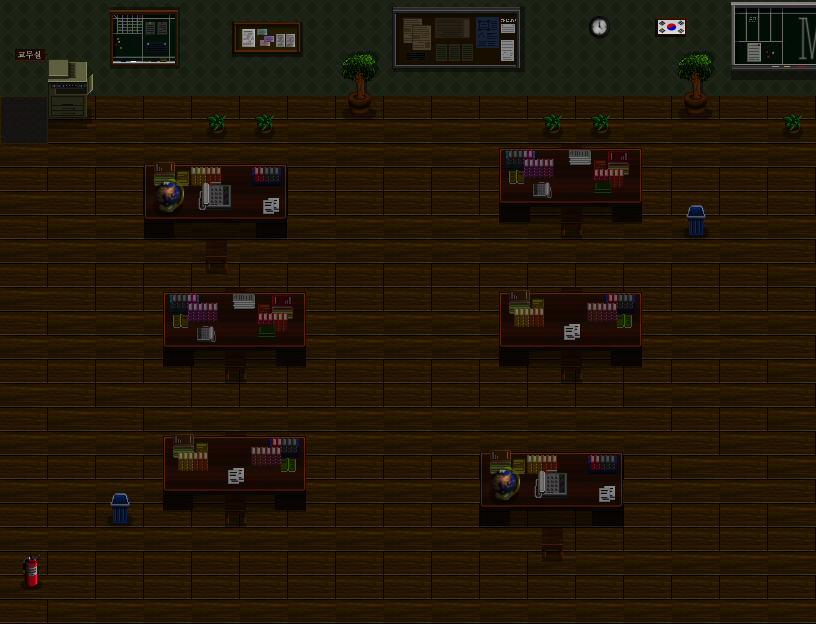

A level layout from a 2D game, rendered from its tile map. Below: a short description, then the map file with its tile-grid data intact:
An orthogonal 17x13 tile map with 48x48 px tiles, 2 tile layers (Tile Layer 1, Tile Layer 2), 3 tilesets and 26 objects.

<map version="1.10" tiledversion="1.10.1" orientation="orthogonal" renderorder="right-down" width="17" height="13" tilewidth="48" tileheight="48" infinite="0" nextlayerid="4" nextobjectid="53">
 <tileset firstgid="1" source="TileSet/School_A5.tsx" />
 <tileset firstgid="129" source="TileSet/School_B.tsx" />
 <tileset firstgid="385" source="TileSet/School_B2.tsx" />
 <layer id="1" name="Tile Layer 1" width="17" height="13">
  <data encoding="csv">
51,51,51,51,51,51,51,51,51,51,51,51,51,51,51,51,51,
51,51,51,51,51,51,51,51,51,51,51,51,51,51,51,51,51,
7,8,8,8,8,8,8,8,8,8,8,8,8,8,8,8,8,
7,7,7,7,7,7,7,7,7,7,7,7,7,7,7,7,7,
7,8,8,8,8,8,8,8,8,8,8,8,8,8,8,8,8,
7,7,7,7,7,7,7,7,7,7,7,7,7,7,7,7,8,
7,8,8,8,8,8,8,8,8,8,8,8,8,8,8,8,8,
7,7,7,7,7,7,7,7,7,7,7,7,7,7,7,7,8,
7,8,7,8,8,8,8,8,8,8,8,8,8,7,7,7,8,
7,7,7,7,7,7,7,7,7,7,7,7,7,7,8,7,8,
7,7,7,7,7,7,7,7,7,7,7,7,7,7,7,7,8,
7,7,7,7,7,7,7,7,7,7,7,8,8,8,8,8,8,
7,8,8,8,8,8,8,8,8,8,8,8,8,8,8,8,8
</data>
 </layer>
 <layer id="2" name="Tile Layer 2" width="17" height="13">
  <data encoding="csv">
0,0,186,187,183,184,185,0,329,330,331,0,167,228,229,441,442,
154,302,202,203,199,200,201,339,345,346,347,0,0,0,339,457,458,
38,318,0,0,371,371,0,355,0,0,0,371,371,0,355,0,371,
0,0,0,139,140,141,0,0,0,0,505,506,507,508,0,0,0,
0,0,0,155,156,157,0,0,0,0,521,522,523,524,165,0,0,
0,0,0,171,172,173,0,0,0,0,0,0,0,0,0,0,0,
0,0,0,505,506,507,508,0,0,0,473,474,475,476,0,0,0,
0,0,0,521,522,523,524,0,0,0,489,490,491,492,0,0,0,
0,0,0,0,0,0,0,0,0,0,0,0,0,0,0,0,0,
0,0,0,473,474,475,476,0,0,0,139,140,141,0,0,0,0,
0,0,165,489,490,491,492,0,0,0,155,156,157,0,0,0,0,
227,0,0,0,0,0,0,0,0,0,171,172,173,0,0,0,0,
243,0,0,0,0,0,0,0,0,0,0,0,0,0,0,0,0
</data>
 </layer>
 <objectgroup id="3" name="Object Layer 1">
  <object id="6" x="-9.2513" y="-5.39659" width="887.354" height="98.6805" />
  <object id="14" x="-13.106" y="3.08377" width="28.5248" height="627.546" />
  <object id="16" x="803.321" y="6.93847" width="22.3573" height="626.004" />
  <object id="17" x="-25.4411" y="610.586" width="868.08" height="40.089" />
  <object id="20" x="39.318" y="81.7198" width="57.0497" height="39.318" />
  <object id="28" x="200.445" y="108.703" width="32.3795" height="30.0667">
   <ellipse />
  </object>
  <object id="29" x="252.098" y="107.932" width="28.5248" height="29.2958">
   <ellipse />
  </object>
  <object id="30" x="340.756" y="80.9489" width="40.089" height="39.318" />
  <object id="31" x="673.032" y="81.7198" width="44.7146" height="37.7761" />
  <object id="33" x="539.659" y="107.161" width="29.2958" height="29.2958">
   <ellipse />
  </object>
  <object id="34" x="588.228" y="105.619" width="26.983" height="34.6924">
   <ellipse />
  </object>
  <object id="35" x="777.109" y="107.932" width="32.3795" height="31.6086">
   <ellipse />
  </object>
  <object id="36" x="686.909" y="205.07" width="23.8992" height="34.6924" />
  <object id="37" x="141.082" y="161.127" width="149.563" height="77.8651" />
  <object id="38" x="206.612" y="232.053" width="23.1282" height="40.8599" />
  <object id="39" x="494.944" y="144.166" width="150.334" height="92.513" />
  <object id="40" x="161.127" y="291.416" width="144.937" height="73.2394" />
  <object id="41" x="218.947" y="339.214" width="30.8377" height="43.9437" />
  <object id="42" x="494.173" y="286.019" width="150.334" height="78.636" />
  <object id="43" x="554.307" y="338.443" width="33.1505" height="47.0274" />
  <object id="45" x="161.898" y="436.353" width="144.166" height="74.0104" />
  <object id="46" x="220.489" y="488.777" width="29.2958" height="40.089" />
  <object id="47" x="477.213" y="449.459" width="145.708" height="78.636" />
  <object id="49" x="535.033" y="514.218" width="36.2342" height="51.6531" />
  <object id="51" x="107.161" y="489.548" width="24.6701" height="41.6308" />
  <object id="52" x="17.7317" y="548.139" width="32.3795" height="45.4855" />
 </objectgroup>
</map>
